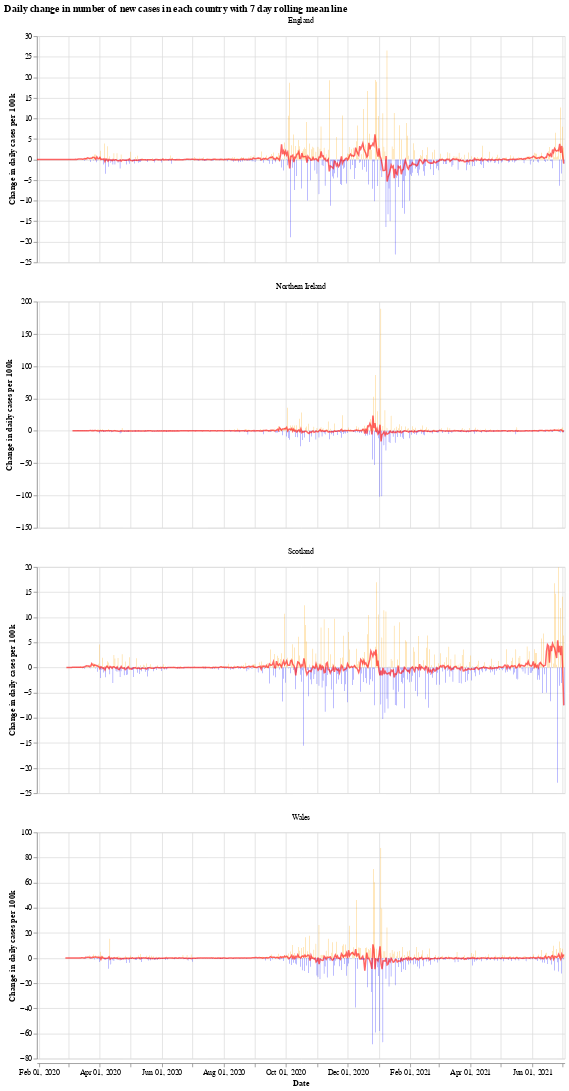

Notebook cell for this chart:
### Markdown cell above
We will use the Python library `Altair` for visualising the data, see the [altair docs](https://altair-viz.github.io/) for more information.

First we have a graph which shows the daily change in the number of new cases for each country. This number jumps up and down all over the place, which is likely due to delay in reporting of new cases over the weekend. Another interesting thing is that it looks like the daily cases in Wales experienced a much shorter period of calm over the summer (calm in the sense of daily cases not jumping up and down).

The orange bars are days when the number of new cases (per 100k population) was more than the previous day, while the blue are days when the number of new cases dropped. The red line is the 7 day moving average. 

When the moving average line is below 0, it means that there is a consistent drop in new cases. We can see this clearly happening around the times that lockdowns were introduced (though, to varying degrees). I will update the graphs soon with a marker of when each lockdown started.

### Code cell
# collapse
import altair as alt

bars = alt.Chart(uk_cases).mark_bar().encode(
    x=alt.X("yearmonthdate(date):T", axis=alt.Axis(title='Date')),
    y=alt.Y("casesChangeRate:Q", axis=alt.Axis(title='Change in daily cases per 100k')),
    tooltip='casesChange',
    color=alt.condition(
        alt.datum.casesChangeRate > 0,
        alt.value("orange"),  # The positive color
        alt.value("blue")  # The negative color
    )
).properties(title='Daily change in number of new cases with 7 day rolling mean',width=700).interactive()

line = alt.Chart(uk_cases).mark_line(
    color='red',
    size=2,
    opacity=0.6
).transform_window(
    rolling_mean='mean(casesChangeRate)',
    frame=[0, 7],
    groupby=['areaName']
).encode(
    x='yearmonthdate(date):T',
    y='rolling_mean:Q'
)

alt.layer(bars, line, data=uk_cases).facet(alt.Column(
    'areaName', title=''), columns=1).resolve_scale(y='independent').properties(title='Daily change in number of new cases in each country with 7 day rolling mean line')

### Figure 1 — Vega-Lite specification as saved in the notebook (floating-point values rounded to 4 significant figures; data arrays with more than 128 entries replaced by an {"elided": "..."} marker saying what was removed)
{"config": {"view": {"continuousWidth": 400, "continuousHeight": 300}}, "data": {"name": "data-66467f85897dd0c070127292d4129574"}, "facet": {"type": "nominal", "field": "areaName", "title": ""}, "spec": {"layer": [{"mark": "bar", "encoding": {"color": {"condition": {"value": "orange", "test": "(datum.casesChangeRate > 0)"}, "value": "blue"}, "tooltip": {"type": "quantitative", "field": "casesChange"}, "x": {"type": "temporal", "axis": {"title": "Date"}, "field": "date", "timeUnit": "yearmonthdate"}, "y": {"type": "quantitative", "axis": {"title": "Change in daily cases per 100k"}, "field": "casesChangeRate"}}, "selection": {"selector001": {"type": "interval", "bind": "scales", "encodings": ["x", "y"]}}, "title": "Daily change in number of new cases with 7 day rolling mean", "width": 700}, {"mark": {"type": "line", "color": "red", "opacity": 0.6, "size": 2}, "encoding": {"x": {"type": "temporal", "field": "date", "timeUnit": "yearmonthdate"}, "y": {"type": "quantitative", "field": "rolling_mean"}}, "transform": [{"window": [{"op": "mean", "field": "casesChangeRate", "as": "rolling_mean"}], "frame": [0, 7], "groupby": ["areaName"]}]}]}, "columns": 1, "resolve": {"scale": {"y": "independent"}}, "title": "Daily change in number of new cases in each country with 7 day rolling mean line", "$schema": "https://vega.github.io/schema/vega-lite/v4.8.1.json", "datasets": {"data-66467f85897dd0c070127292d4129574": {"elided": "1988 records"}}}
